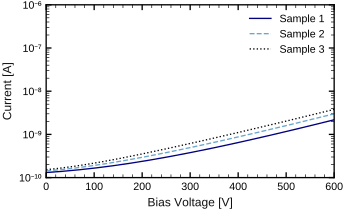

The Python source for this figure:
#!/usr/bin/env python3
"""Example: Tao Style base-10 logarithmic axis."""

from __future__ import annotations

from pathlib import Path
import sys

import matplotlib.pyplot as plt
import numpy as np


ROOT = Path(__file__).resolve().parents[1]
sys.path.insert(0, str(ROOT / "scripts"))

from apply_tao_style import (  # noqa: E402
    FIT_LINE_STYLES,
    LINE_WIDTH,
    PALETTE,
    apply_matplotlib_legend,
    apply_matplotlib_log10_axis,
    axes_box_size,
    save_fixed_height_figure,
    set_fixed_axes_box,
    matplotlib_rcparams,
)


def main() -> None:
    x = np.linspace(0, 600, 260)
    scales = [0.7, 1.3, 2.2]
    offsets = [85, 130, 175]

    plt.rcParams.update(matplotlib_rcparams(svg_fonttype="path"))
    fig, ax = plt.subplots(figsize=axes_box_size("5:3"))

    for index, (scale, offset) in enumerate(zip(scales, offsets)):
        color = PALETTE[index]
        y = 1e-10 + scale * 8e-11 * np.exp((x - offset) / 145.0)
        y += scale * 1.8e-10 * (x / 600.0) ** 2
        ax.plot(
            x,
            y,
            color=color,
            linestyle=FIT_LINE_STYLES[index],
            linewidth=LINE_WIDTH,
            label=f"Sample {index + 1}",
        )

    ax.set_xlabel("Bias Voltage [V]")
    ax.set_ylabel("Current [A]")
    ax.set_xlim(0, 600)
    ax.set_ylim(1e-10, 1e-6)
    ax.minorticks_on()
    apply_matplotlib_log10_axis(ax, axis="y")
    apply_matplotlib_legend(ax)

    set_fixed_axes_box(fig, ax, "5:3")

    output = Path(__file__).with_suffix(".svg")
    save_fixed_height_figure(fig, output)
    plt.close(fig)
    print(output)


if __name__ == "__main__":
    main()
